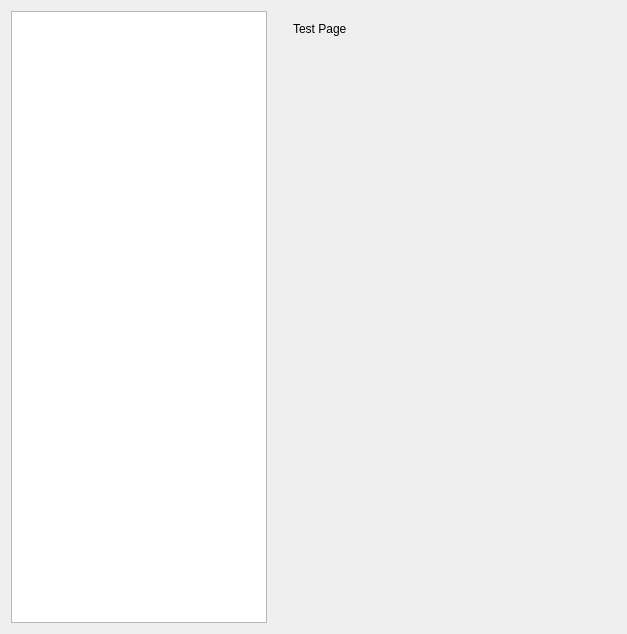
<?xml version="1.0" encoding="UTF-8"?>
<ui version="4.0">
 <class>DialogSettings</class>
 <widget class="QDialog" name="DialogSettings">
  <property name="geometry">
   <rect>
    <x>0</x>
    <y>0</y>
    <width>627</width>
    <height>634</height>
   </rect>
  </property>
  <property name="windowTitle">
   <string>Dialog</string>
  </property>
  <layout class="QHBoxLayout" name="horizontalLayout">
   <item>
    <widget class="QListWidget" name="listWidgetSections">
     <property name="sizePolicy">
      <sizepolicy hsizetype="Fixed" vsizetype="Expanding">
       <horstretch>0</horstretch>
       <verstretch>0</verstretch>
      </sizepolicy>
     </property>
    </widget>
   </item>
   <item>
    <widget class="QStackedWidget" name="stackedWidget">
     <property name="sizePolicy">
      <sizepolicy hsizetype="Expanding" vsizetype="Expanding">
       <horstretch>0</horstretch>
       <verstretch>0</verstretch>
      </sizepolicy>
     </property>
     <property name="currentIndex">
      <number>0</number>
     </property>
     <widget class="QWidget" name="pageTest">
      <widget class="QLabel" name="label">
       <property name="geometry">
        <rect>
         <x>20</x>
         <y>10</y>
         <width>231</width>
         <height>16</height>
        </rect>
       </property>
       <property name="text">
        <string>Test Page</string>
       </property>
      </widget>
     </widget>
    </widget>
   </item>
  </layout>
 </widget>
 <resources/>
 <connections/>
</ui>
